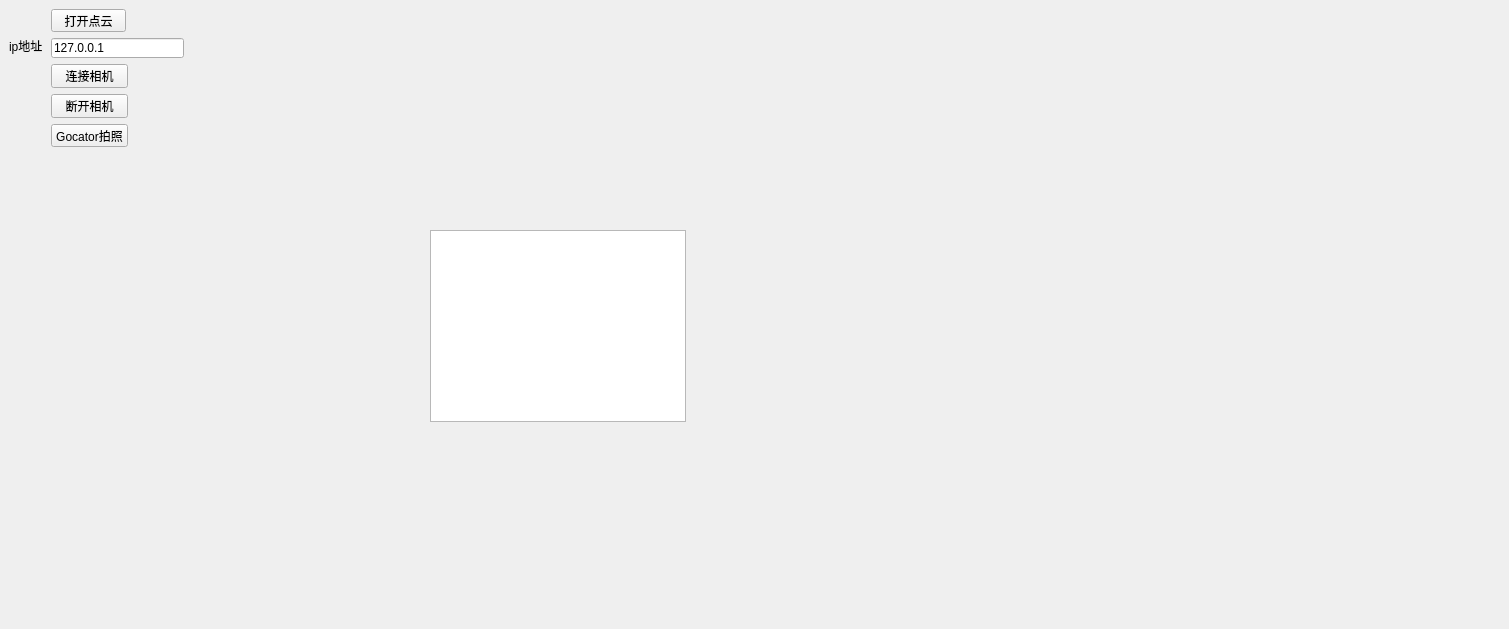
<?xml version="1.0" encoding="UTF-8"?>
<ui version="4.0">
 <class>FitPlaneForm</class>
 <widget class="QWidget" name="FitPlaneForm">
  <property name="geometry">
   <rect>
    <x>0</x>
    <y>0</y>
    <width>1509</width>
    <height>629</height>
   </rect>
  </property>
  <property name="windowTitle">
   <string>Form</string>
  </property>
  <widget class="QLineEdit" name="lineEdit">
   <property name="geometry">
    <rect>
     <x>51</x>
     <y>38</y>
     <width>133</width>
     <height>20</height>
    </rect>
   </property>
   <property name="text">
    <string>127.0.0.1</string>
   </property>
  </widget>
  <widget class="QPushButton" name="select_points_cloud">
   <property name="geometry">
    <rect>
     <x>51</x>
     <y>9</y>
     <width>75</width>
     <height>23</height>
    </rect>
   </property>
   <property name="text">
    <string>打开点云</string>
   </property>
  </widget>
  <widget class="QLabel" name="label">
   <property name="geometry">
    <rect>
     <x>9</x>
     <y>38</y>
     <width>36</width>
     <height>16</height>
    </rect>
   </property>
   <property name="text">
    <string>ip地址</string>
   </property>
  </widget>
  <widget class="QWidget" name="">
   <property name="geometry">
    <rect>
     <x>779</x>
     <y>153</y>
     <width>258</width>
     <height>194</height>
    </rect>
   </property>
   <layout class="QGridLayout" name="gridLayout_2"/>
  </widget>
  <widget class="QWidget" name="">
   <property name="geometry">
    <rect>
     <x>51</x>
     <y>64</y>
     <width>77</width>
     <height>83</height>
    </rect>
   </property>
   <layout class="QVBoxLayout" name="verticalLayout">
    <item>
     <widget class="QPushButton" name="connect_camera">
      <property name="text">
       <string>连接相机</string>
      </property>
     </widget>
    </item>
    <item>
     <widget class="QPushButton" name="disconnect_camera">
      <property name="text">
       <string>断开相机</string>
      </property>
     </widget>
    </item>
    <item>
     <widget class="QPushButton" name="start_get_image">
      <property name="text">
       <string>Gocator拍照</string>
      </property>
     </widget>
    </item>
   </layout>
  </widget>
  <widget class="QTableWidget" name="tableWidget">
   <property name="geometry">
    <rect>
     <x>430</x>
     <y>230</y>
     <width>256</width>
     <height>192</height>
    </rect>
   </property>
  </widget>
 </widget>
 <resources/>
 <connections/>
</ui>
